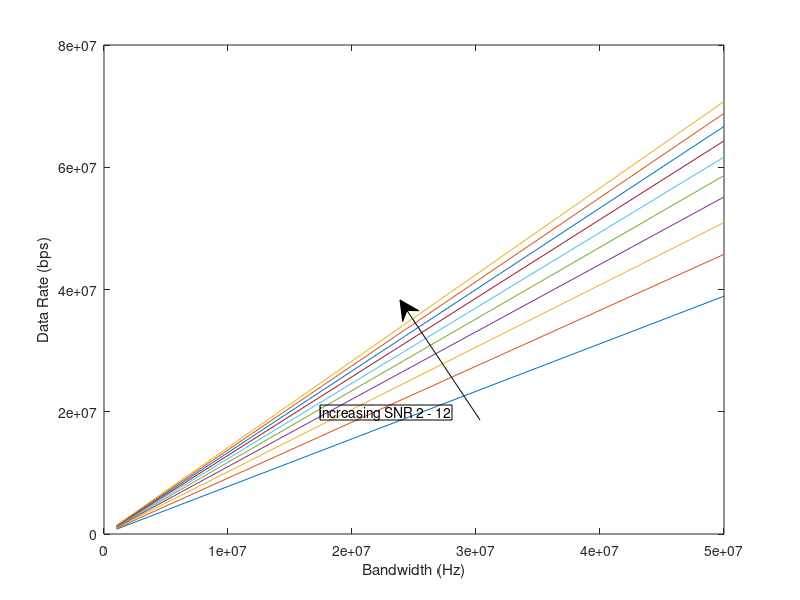

MATLAB code to generate this figure:
clear all;
close all;
y1 = linspace (1e6,50e6, 20);
SNR = linspace (2, 12, 10);

data_rate_vec = [];
data_vectors = [];
for i = 1:length (SNR)
   for j = 1:length(y1)
data_rate = y1(j)*log10(2*(1 + SNR(i))); 
data_rate_vec (i,j)  = [data_rate];
   end
plot (y1, data_rate_vec (i,:))


hold on;

%legend ([date_rate_vec(1,:), data_rate_vec (10,:)], 'SNR 2','SNR 12'));
end 


   
xlabel('Bandwidth (Hz)') 
ylabel('Data Rate (bps)')
annotation('arrow',  [.6 .5], [.3 .5]);
dim = [.4 .3 .5 .3];
str = 'increasing SNR 2 - 12';
annotation('textbox',dim,'String',str,'FitBoxToText','on');

